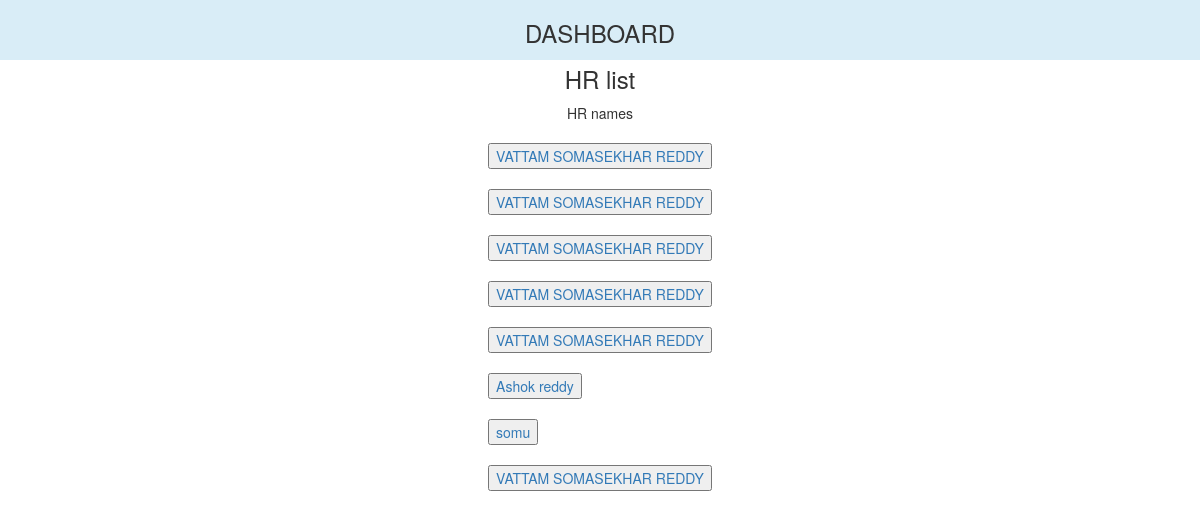
The app's page /hr_list/ with its own data.
### studentapp/models.py (models this page shows)
class StudentRegistration(models.Model):
    name=models.CharField(max_length=50)
    contact = models.IntegerField()
    date_of_birth=models.DateField()
    qualification = models.CharField(max_length=30)
    passing_year = models.DateField()
    emil=models.EmailField()
    password=models.CharField(max_length=30)

### studentapp/views.py (the view)
# urls.py: path('hr_list/',views.Hr_list,name='hr_list'),
def Hr_list(request):
    type='hr_list'
    student=StudentRegistration.objects.all()
    return render(request,'home.html',{'type':type,'students':student})

### studentapp/templates/home.html (shortened to what this page needs)
<!DOCTYPE html>
 <html class="no-js" lang="en-us">
  <head>
    </head>
<link rel="stylesheet" href="https://maxcdn.bootstrapcdn.com/bootstrap/3.3.7/css/bootstrap.min.css"/>
<link rel="stylesheet" href="https://cdnjs.cloudflare.com/ajax/libs/font-awesome/4.3.0/css/font-awesome.min.css"/>
<body>
{% if type == 'hr_list' %}
<nav class="0navbar  navbar-color "  role="navigation">
  <div class="container" style="width: auto">
      <h3 align="center">DASHBOARD</h3>
    <h3 align="center">HR list</h3>
    <table align="center" border="0">
    <tr>
        <td align="center">HR names</td>
    </tr>
        {% for student in students %}
    <tr>
        <td style="color: green"><br>
            <button><a href="/hr_datails/?hr_id={{ student.id}}">{{ student.name }}</a></button>
        </td>
    </tr>
        {% endfor %}
    </table>
{% endif %}
</div>
</nav>
</body>
</html>

### studentapp/templates/home.html (style rules this page uses)
.navbar-color { background-color: #d9edf7; height: 60px; }

### records on screen
StudentRegistration: name "VATTAM SOMASEKHAR REDDY"
StudentRegistration: name "VATTAM SOMASEKHAR REDDY"
StudentRegistration: name "VATTAM SOMASEKHAR REDDY"
StudentRegistration: name "VATTAM SOMASEKHAR REDDY"
StudentRegistration: name "VATTAM SOMASEKHAR REDDY"
StudentRegistration: name "Ashok reddy"
StudentRegistration: name "somu"
StudentRegistration: name "VATTAM SOMASEKHAR REDDY"
